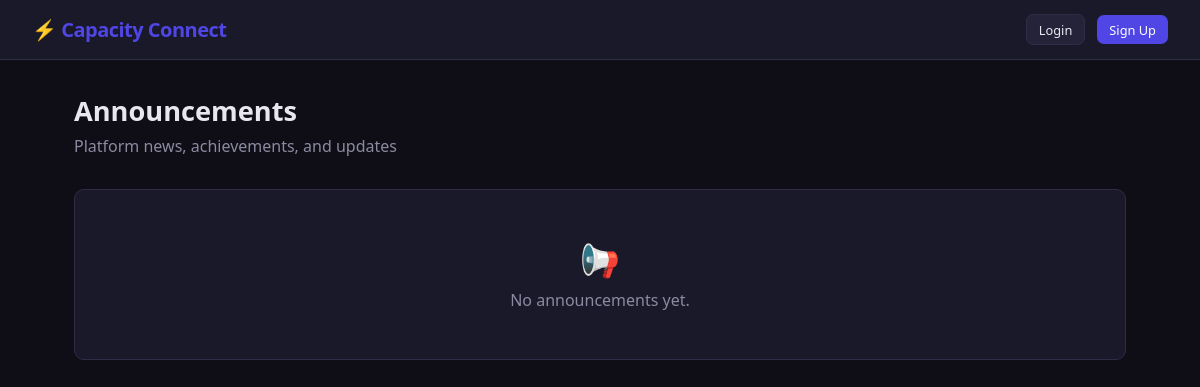
/announcements/, run on an earlier commit of the app's database.
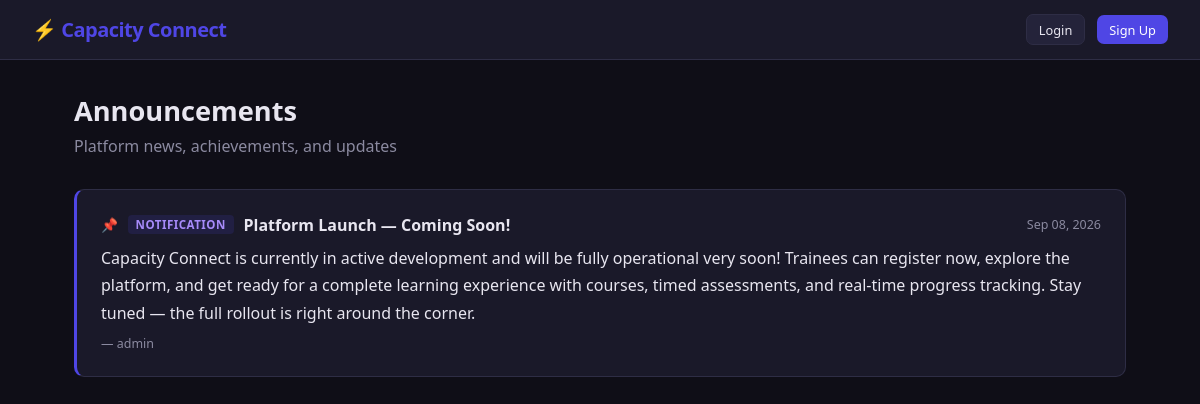
And on a later commit of the database.
### announcements/models.py (models this page shows, shortened)
class Announcement(models.Model):
    TYPE_CHOICES = [
        ('GENERAL', 'General'),
        ('ACHIEVEMENT', 'Achievement'),
        ('CONTENT', 'New Content'),
        ('NOTIFICATION', 'Notification'),
    ]
    title = models.CharField(max_length=255)
    body = models.TextField()
    announcement_type = models.CharField(max_length=20, choices=TYPE_CHOICES, default='GENERAL')
    created_by = models.ForeignKey(
        settings.AUTH_USER_MODEL,
        on_delete=models.SET_NULL,
        null=True,
        related_name='announcements'
    )
    created_at = models.DateTimeField(auto_now_add=True)
    is_pinned = models.BooleanField(default=False, help_text="Pinned announcements appear at the top")
    class Meta:
        ordering = ['-is_pinned', '-created_at']

### accounts/models.py (models this page shows, shortened)
class CustomUser(AbstractUser):
    ROLE_CHOICES = (
        ('TRAINEE', 'Trainee'),
        ('TRAINER', 'Trainer'),
        ('ADMIN', 'Admin'),
    )
    STATUS_CHOICES = (
        ('PENDING', 'Pending Approval'),
        ('ACTIVE', 'Active'),
        ('REJECTED', 'Rejected'),
        ('SUSPENDED', 'Suspended'),
    )
    role = models.CharField(max_length=20, choices=ROLE_CHOICES, default='TRAINEE')
    status = models.CharField(max_length=20, choices=STATUS_CHOICES, default='PENDING')
    objects = CustomUserManager()

### announcements/views.py (the view)
# urls.py: path('announcements/', views.announcement_list_view, name='announcement_list'),
def announcement_list_view(request):
    announcements = Announcement.objects.select_related('created_by').all()[:15]
    latest_announcement = announcements.first() if announcements else None
    return render(request, 'announcements/list.html', {
        'announcements': announcements,
        'latest_announcement': latest_announcement,
    })

### templates/announcements/list.html (shortened to what this page needs)
{% extends 'base.html' %}
{% block content %}
<div class="page-header d-flex justify-between align-center">
    <div>
        <h1>Announcements</h1>
        <p class="text-muted">Platform news, achievements, and updates</p>
    </div>
</div>
{% if announcements %}
    {% for ann in announcements %}
    <div class="card mb-1" style="border-left: 3px solid
        {% if ann.announcement_type == 'ACHIEVEMENT' %}var(--warning)
        {% elif ann.announcement_type == 'CONTENT' %}var(--secondary)
        {% elif ann.announcement_type == 'NOTIFICATION' %}var(--primary)
        {% else %}var(--border){% endif %};">
        <div class="d-flex justify-between align-center">
            <div style="display:flex;align-items:center;gap:0.6rem;">
                {% if ann.is_pinned %}<span title="Pinned" style="font-size:0.85rem;">📌</span>{% endif %}
                <span style="font-size:0.72rem;padding:0.15rem 0.5rem;border-radius:4px;font-weight:600;text-transform:uppercase;letter-spacing:0.5px;
                    {% if ann.announcement_type == 'ACHIEVEMENT' %}background:#d9770622;color:#fbbf24;
                    {% elif ann.announcement_type == 'CONTENT' %}background:#0891b222;color:#22d3ee;
                    {% elif ann.announcement_type == 'NOTIFICATION' %}background:#4f46e522;color:#a78bfa;
                    {% else %}background:var(--surface2);color:var(--text-muted);{% endif %}">
                    {{ ann.get_announcement_type_display }}
                </span>
                <h2 style="font-size:1rem;">{{ ann.title }}</h2>
            </div>
            <span class="text-muted" style="font-size:0.78rem;white-space:nowrap;">{{ ann.created_at|date:"M d, Y" }}</span>
        </div>
        <p style="margin-top:0.6rem;line-height:1.7;color:var(--text);">{{ ann.body }}</p>
        {% if ann.created_by %}
        <p class="text-muted mt-1" style="font-size:0.78rem;">— {{ ann.created_by.get_full_name|default:ann.created_by.username }}</p>
        {% endif %}
    </div>
    {% endfor %}
{% else %}
<div class="card" style="text-align:center;padding:3rem;">
    <p style="font-size:2rem;">📢</p>
    <p class="text-muted mt-1">No announcements yet.</p>
</div>
{% endif %}
{% endblock %}

What changed in the data, as far as the page shows it:
added Announcement: announcement_type "NOTIFICATION", title "Platform Launch — Coming Soon!", created_at "Sep 08, 2026", body "Capacity Connect is currently in active development and will be fully operational very soon! Trainees can register now, explore the platform, and get ready for a complete learning experience with courses, timed assessments, and real-time progress tracking. Stay tuned — the full rollout is right around the corner.", created_by.get_full_name "admin"
Also different on the page:
text no longer shown: "📢 No announcements yet."
